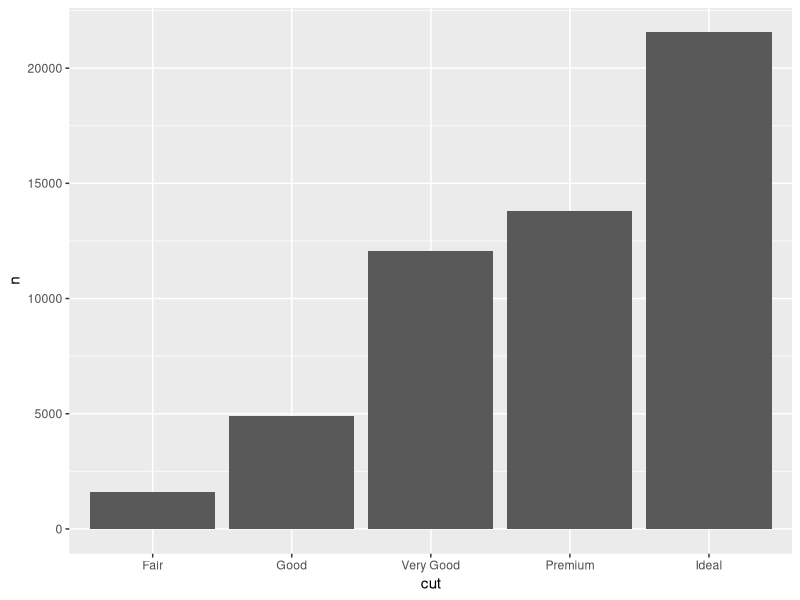

Here is the R script that generated this plot: (Note: this script raises an error after producing the figure.)
## ---- chunk 1
knitr::opts_chunk$set(echo = TRUE)
## ---- chunk 2
df <- read.table("mtcars.txt", header = TRUE)
head(df) # Show the first 6 rows. 
## ---- chunk 3
library(tidyverse)
## ---- chunk 4
# table4a documents the number 
# of documented TB cases in 
# Afghanistan, Brazil and China
table4a
## ---- chunk 5
table4a %>% 
  pivot_longer(c(`1999`, `2000`), 
               names_to = "year", values_to = "cases")
## ---- chunk 6
table2 %>% head(5)
## ---- chunk 7
table2 %>%
    pivot_wider(names_from = type, values_from = count)
## ---- chunk 8
head(diamonds)
## ---- chunk 9
diamonds %>%
  select(color) %>%
  head()
## ---- chunk 10
# Equivalent to...
head(diamonds$color)
## ---- chunk 11
diamonds %>%
  select(-color)
## ---- chunk 12
conflicted::conflicts_prefer(dplyr::filter)
## ---- chunk 13
diamonds %>%
  filter(price > 335)
## ---- chunk 14
diamonds %>%
  filter(price > 335 & depth < 64)
## ---- chunk 15
diamonds %>%
  filter(cut == "Very Good" | cut == "Fair")
## ---- chunk 16
diamonds %>%
  select(price) %>%
  filter(price > 335)
## ---- chunk 17
diamonds %>%
  arrange(price)
## ---- chunk 18
diamonds %>%
  arrange(-price)
## ---- chunk 19
diamonds %>%
  arrange(price, cut)
## ---- chunk 20
diamonds %>%
  filter(table < 340) %>%
  select(carat, cut, price) %>%
  arrange(price, cut)
## ---- chunk 21
diamonds %>%
  mutate(affordable = price < 400) 
## ---- chunk 22
diamonds %>%
  mutate(affordable = case_when(price<400 ~ "affordable", 
                                TRUE ~ "not affordable")) 
## ---- chunk 23
diamonds %>%
  group_by(cut) %>%
  summarise(n = n())
## ---- chunk 24
diamonds %>%
  group_by(cut) %>%
  summarise(n = n(), price_avg = mean(price))
## ---- chunk 25
diamonds %>%
  group_by(cut) %>%
  summarise(n = n(), price_avg = mean(price)) %>%
  ungroup() %>%
  mutate(prop = n/sum(n))
## ---- chunk 26
diamonds %>%
  group_by(cut) %>%
  summarise(n = n(), price_avg = mean(price)) %>%
  ungroup() %>%
  mutate(prop = scales::percent(n/sum(n)))
## ---- chunk 27
diamonds %>%
  group_by(cut) %>%
  summarise(n = n(), price_avg = mean(price)) %>%
  ggplot() +
  geom_bar(aes(x = cut, y = n), stat = "identity")
## ---- chunk 28
library(tidyverse)
library(palmerpenguins)
## ---- chunk 29
glimpse(penguins)
## ---- chunk 30
pdata <- penguins %>%
  filter(species == "Adelie")
## ---- chunk 31
ggplot(data = pdata, aes(x = flipper_length_mm, y = body_mass_g))
## ---- chunk 32
ggplot(data = pdata, aes(x = flipper_length_mm, y = body_mass_g)) +
  geom_point()
## ---- chunk 33
ggplot(data = pdata, aes(x = flipper_length_mm, y = body_mass_g)) +
  geom_point() + 
  xlab("Flipper length (mm)") +
  ylab("Body mass (g)")
## ---- chunk 34
ggplot(data = pdata, aes(x = flipper_length_mm, y = body_mass_g)) +
  geom_point() + 
  xlab("Flipper length (mm)") +
  ylab("Body mass (g)") +
  labs(title = "Penguin size, Palmer Station LTER")
## ---- chunk 35
ggplot(data = pdata, aes(x = flipper_length_mm, y = body_mass_g)) +
  geom_point() + 
  xlab("Flipper length (mm)") +
  ylab("Body mass (g)") +
  labs(title = "Penguin size, Palmer Station LTER",
       subtitle = "Flipper length and body mass for Adelie")
## ---- chunk 36
ggplot(data = pdata, aes(x = flipper_length_mm, y = body_mass_g)) +
  geom_point(color = "darkorange") + 
  xlab("Flipper length (mm)") +
  ylab("Body mass (g)") +
  labs(title = "Penguin size, Palmer Station LTER",
       subtitle = "Flipper length and body mass for Adelie")
## ---- chunk 37
ggplot(data = pdata, aes(x = flipper_length_mm, y = body_mass_g)) +
  geom_point(color = "darkorange",
             size = 3, 
             alpha = 0.8) + 
  xlab("Flipper length (mm)") +
  ylab("Body mass (g)") +
  labs(title = "Penguin size, Palmer Station LTER",
       subtitle = "Flipper length and body mass for Adelie")
## ---- chunk 38
ggplot(data = penguins, aes(x = flipper_length_mm, y = body_mass_g, color = species)) +
  geom_point(size = 3, alpha = 0.8) + 
  xlab("Flipper length (mm)") +
  ylab("Body mass (g)") +
  labs(title = "Penguin size, Palmer Station LTER",
       subtitle = "Flipper length and body mass for Adelie")
## ---- chunk 39
ggplot(data = penguins, aes(x = flipper_length_mm, y = body_mass_g, color = species)) +
  geom_point(size = 3, alpha = 0.8) +
  scale_color_manual(values = c("darkorange","purple","cyan4")) + 
  xlab("Flipper length (mm)") +
  ylab("Body mass (g)") +
  labs(title = "Penguin size, Palmer Station LTER",
       subtitle = "Flipper length and body mass for Adelie")
## ---- chunk 40
ggplot(data = penguins, aes(x = flipper_length_mm, y = body_mass_g, color = species)) +
  geom_point(size = 3, alpha = 0.8) +
  scale_color_manual(values = c("darkorange","purple","cyan4")) + 
  xlab("Flipper length (mm)") +
  ylab("Body mass (g)") +
  labs(title = "Penguin size, Palmer Station LTER",
       subtitle = "Flipper length and body mass for Adelie") +
  theme_bw()
## ---- chunk 41
ggplot(data = penguins, aes(x = flipper_length_mm, y = body_mass_g, color = species)) +
  geom_point(size = 3, alpha = 0.8) +
  xlab("Flipper length (mm)") +
  ylab("Body mass (g)") +
  labs(title = "Penguin size, Palmer Station LTER",
       subtitle = "Flipper length and body mass for Adelie") +
  theme_bw() +
  scale_color_viridis_d()
## ---- chunk 42
ggplot(data = penguins, aes(x = flipper_length_mm, fill = species)) +
  geom_histogram(alpha = 0.8) +
  scale_fill_manual(values = c("darkorange","purple","cyan4")) +
  xlab("Flipper length (mm)") +
  ylab("Frequency") +
  labs(title = "Penguin flipper lengths") +
  theme_bw() 
## ---- chunk 43
ggplot(data = penguins, aes(x = flipper_length_mm, fill = species)) +
  geom_histogram(binwidth = 1, alpha = 0.8) +
  scale_fill_manual(values = c("darkorange","purple","cyan4")) +
  xlab("Flipper length (mm)") +
  ylab("Frequency") +
  labs(title = "Penguin flipper lengths") +
  theme_bw() 
## ---- chunk 44
ggplot(data = penguins, aes(x = species, y = flipper_length_mm)) +
  geom_boxplot(show.legend = FALSE) +
  xlab("Flipper length (mm)") +
  ylab("Frequency") +
  labs(title = "Penguin flipper lengths") +
  theme_bw() 
## ---- chunk 45
gplot <- penguins %>% 
  group_by(species) %>% 
  tally() %>% 
  mutate(prop = n / sum(n))
gplot
## ---- chunk 46
ggplot(data = gplot, aes(x = species, y = prop))  + 
  geom_bar(stat = "identity") + 
  xlab("Species") +
  ylab("Proportions") +
  labs(title = "Penguin species") +
  theme_bw() 
## ---- chunk 47
ggplot(penguins, aes(x = flipper_length_mm, y = body_mass_g)) +
  geom_point(aes(color = sex)) +
  scale_color_manual(values = c("darkorange","cyan4"), na.translate = FALSE) +
  labs(title = "Penguin flipper and body mass",
       subtitle = "Dimensions for male and female Adelie, Chinstrap and Gentoo Penguins at Palmer Station LTER",
       x = "Flipper length (mm)",
       y = "Body mass (g)",
       color = "Penguin sex") +
  facet_wrap(~species)
## ---- chunk 48
library(tidyr)

table4a_long <- table4a|> 
  pivot_longer(
    cols = c(`1999`, `2000`),
    names_to = "year",
    values_to = "cases"
  )

table4a_long
## ---- chunk 49
ggplot(penguins, aes(x = flipper_length_mm, y = body_mass_g)) +
  geom_point(aes(color = sex)) +
  scale_color_manual(values = c("darkorange","cyan4"), na.translate = FALSE) +
  labs(
    title = "Penguin flipper and body mass",
    x = "Flipper length (mm)",
    y = "Body mass (g)",
    color = "Penguin sex"
  ) +
  facet_wrap(~species)
## ---- chunk 50
ggplot(penguins,aes(x = flipper_length_mm, y = body_mass_g)) +
  geom_point(aes(color = sex), size = 2.4, alpha = 0.8, na.rm = TRUE) +
  scale_color_manual(values = c("female" = "#D55E00", "male"   = "#0072B2"), na.translate = FALSE) +
  facet_wrap(~ species, nrow = 1) +
  labs(
    title = "Penguin flipper length and body mass",
    subtitle = "Measurements for male and female Adelie, Chinstrap, and Gentoo penguins at Palmer Station LTER",
    x = "Flipper length (mm)",
    y = "Body mass (g)",
    color = "Sex"
  ) +
  theme_classic(base_size = 12) +
  theme(
    plot.title = element_text(face = "bold", size = 15, margin = margin(b = 6)),
    plot.subtitle = element_text(size = 10.5, color = "gray30", margin = margin(b = 12)),
    axis.title = element_text(face = "bold"),
    axis.text = element_text(
      color = "gray20"
    ),
    strip.background = element_rect(
      fill = "gray90",
      color = NA
    ),
    strip.text = element_text(
      face = "bold",
      size = 11
    ),
    legend.position = "top",
    legend.title = element_text(face = "bold"),
    panel.spacing = unit(1.2, "lines"),
    plot.margin = margin(10, 12, 10, 12)
  )
